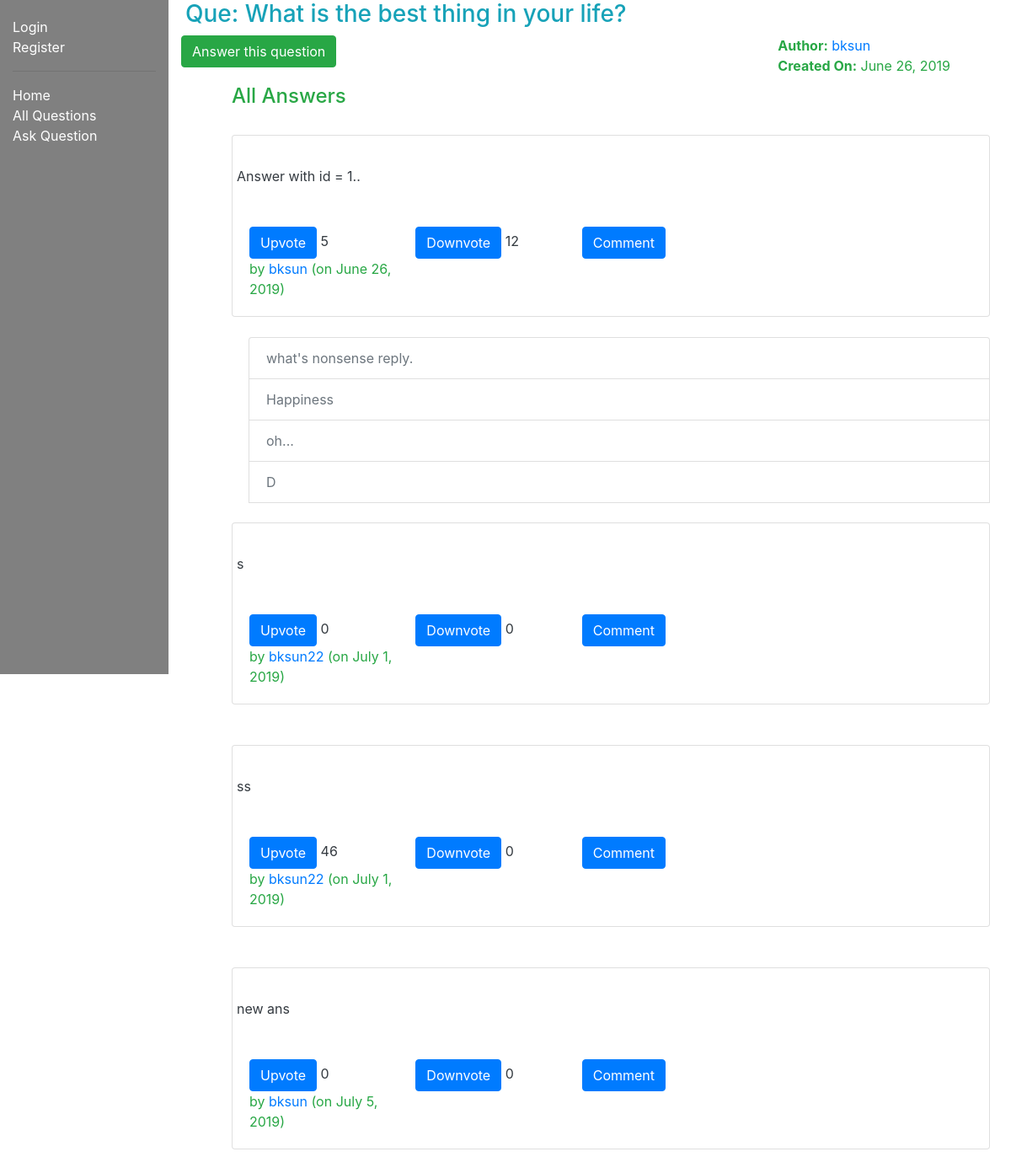
/myquora/question/1, run on an earlier commit of the app's database.
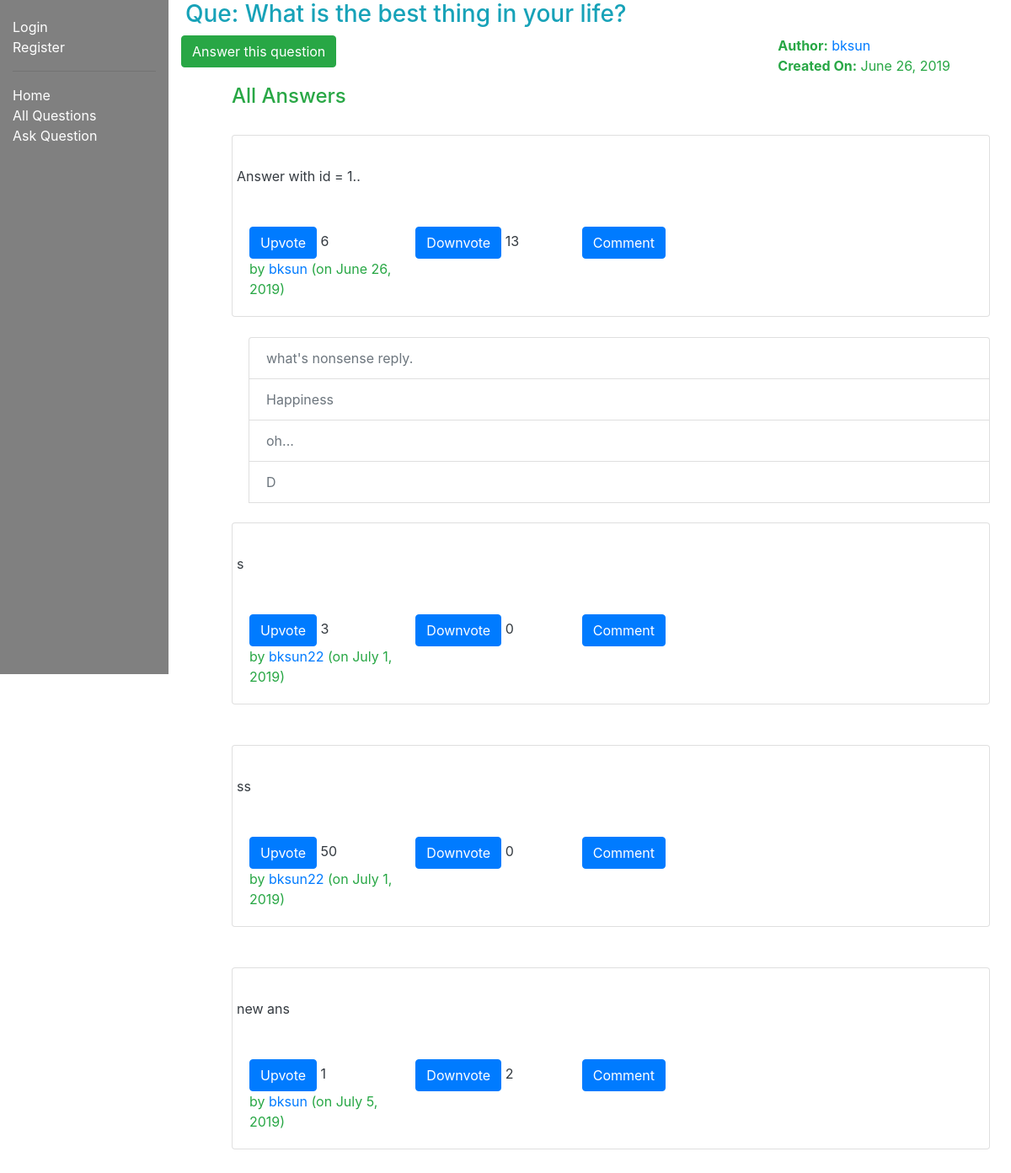
And on a later commit of the database.
### myquora/models.py (models this page shows, shortened)
class Question(models.Model):
    author = models.ForeignKey(Author, on_delete=models.SET_NULL, null=True)
    question_text = models.TextField(max_length=1000, help_text='Enter your question in brief')
    date_created = models.DateField(null=True, default=timezone.now())
    date_updated = models.DateField(null=True, default=timezone.now())

class Author(models.Model):
    user = models.ForeignKey(User, on_delete=models.CASCADE)
    email = models.EmailField(max_length=70, blank=True)
    date_created = models.DateField(null=True, default=timezone.now())
    credits = models.IntegerField(default=0)
    def get_absolute_url(self):
        return reverse('author-detail', args=[str(self.id)])
    def __str__(self):
        return f'{self.user.username}'

class Answer(models.Model):
    author = models.ForeignKey(Author, on_delete=models.SET_NULL, null=True)
    question = models.ForeignKey('Question', on_delete=models.SET_NULL, null=True)
    answer_text = models.TextField(max_length=2000, help_text='Write your answer here...')
    date_created = models.DateField(null=True, default=timezone.now())
    date_updated = models.DateField(null=True, default=timezone.now())
    upvote = models.IntegerField(default=0)
    downvote = models.IntegerField(default=0)
    views = models.IntegerField(default=0)

class Comment(models.Model):
    author = models.ForeignKey('Author', on_delete=models.SET_NULL, null=True)
    answer = models.ForeignKey('Answer', on_delete=models.SET_NULL, null=True)
    comment_text = models.TextField(max_length=1000, help_text='Enter your comment...')
    date_created = models.DateField(default=timezone.now())
    date_updated = models.DateField(default=timezone.now())
    def __str__(self):
        return f'{self.comment_text}'

### myquora/views.py (the view)
# urls.py: path('question/<int:pk>', views.QuestionDetailView.as_view(), name='question-detail'),
class QuestionDetailView(generic.DetailView):
    model = Question
    def get_context_data(self, **kwargs):
        context = super().get_context_data(**kwargs)
        question_id = self.kwargs['pk']
        question = Question.objects.get(id=question_id)
        answer_list = Answer.objects.filter(question=question)
        comment_dictionary = {
                ans.id: Comment.objects.filter(answer=ans) for ans in answer_list
            }
        context['answer_list'] = answer_list
        context['answer_url'] = '/myquora/question/'+str(question_id)+'/answer/'
        context['upvote_url'] = '/myquora/answer/upvote/'
        context['downvote_url'] = '/myquora/answer/downvote/'
        context['comment_dictionary'] = comment_dictionary
        return context

### myquora/templates/myquora/question_detail.html (shortened to what this page needs)
{% extends "base_generic.html" %}
{% block content %}
<div style="margin-left: 5px;" class="row text-info">
    <h3>Que: {{ question.question_text }} </h3>
</div>
  <div class="text-success">
    <div class="row">
        <div class="col">
          <form action = "{{answer_url}}" method = "GET" >
            <input type ="submit"  class="btn btn-success" role="button" value="Answer this question">
          </form>
        </div>
        <div class="col-5"></div>
        <div class="col">
          <strong>Author:</strong> <a href="{{ question.author.get_absolute_url }}">{{ question.author }}</a>
          <br>
          <strong>Created On:</strong> {{ question.date_created }}
        </div>
    </div>
  <div style="margin-left:20px;margin-top:10px; margin-right: 10px;">
    {% if answer_list %}
    <ul>
        <h4>All Answers</h4>
      {% for answer in answer_list %}
          <br>
          <div class="card">
            <div class="card-body">
              <p class="card-text">
                <div class="row text-dark">
            {{ answer.answer_text }}
          </div>
          <br>
          <br>
          <div class="row text-success">
              <div class="col">
                <form action="{{upvote_url}}{{answer.id}}" method="POST">
                  <input type="submit" value="Upvote" class="btn btn-primary">
                  <span class="text-dark">{{ answer.upvote }}</span>
                </form>
              </div>
            <div class="col">
                <form action="{{downvote_url}}{{answer.id}}" method="POST">
                  <input type="submit" value="Downvote" class="btn btn-primary">
                  <span class="text-dark">{{ answer.downvote }}</span>
                </form>
              </div>
            <div class="col">
                <form action="/myquora/answer/{{answer.id}}/comment/" method="GET">
                  <input type="submit" value="Comment" class="btn btn-primary">
                </form>
            </div>
            <div class="col-4">
            </div>
            <div class="col-3">
                  by <a href="{{ answer.author.get_absolute_url }}">{{answer.author}} </a>
                  (on {{answer.date_updated}})
            </div>
              </p>
            </div>
          </div>
 </div>
 <div style="margin-left: 20px;">
        <br>
        <ul class="list-group">
          {% for key, comment in comment_dictionary.items %}
            {% if key == answer.id %}
              {% if comment %}
                {% for comm in comment %}
                    <li class="list-group-item disabled">{{ comm }}</li>
                {% endfor %}
              {% endif %}
            {% endif %}
          {% endfor %}
        </div>
      {% endfor %}
    {% else %}
    <div class="text-danger">
        There are no answers for this question.
    </div>
    {% endif %}
  </div>
{% endblock %}

### myquora/templates/base_generic.html (shortened to what this page needs)
<!DOCTYPE html>
<html lang="en">
<head>
  <link rel="stylesheet" href="https://stackpath.bootstrapcdn.com/bootstrap/4.1.3/css/bootstrap.min.css">
  {% load static %}
  <link rel="stylesheet" href="{% static 'css/styles.css' %}">
</head>
<body>
  <div class="container-fluid">
    <div class="row">
      <div style="background: gray; height: 800px;" class="col-sm-2">
      {% block sidebar %}
        <ul class="sidebar-nav">
          {% if user.is_authenticated %}
            <li  style="text-decoration: none; color: white;"  >User: {{ user.get_username }}</li>
            <li><a  style="text-decoration: none; color: white;"  href="{% url 'logout'%}?next={{request.path}}">Logout</a></li>
          {% else %}
          <li><a style="text-decoration: none; color: white;"   href="{% url 'login'%}?next={{request.path}}">Login</a></li>
          <li><a style="text-decoration: none; color: white;"  href="{% url 'author-add'%}?next={{request.path}}">Register</a></li>
          {% endif %}
          <hr>
          <li><a style="text-decoration: none; color: white;"  href="{% url 'index' %}">Home</a></li>
          <li><a  style="text-decoration: none; color: white;"  href="{% url 'questions' %}">All Questions</a></li>
          <li><a style="text-decoration: none; color: white;"   href="{% url 'question-add' %}">Ask Question</a></li>
        </ul>
     {% endblock %}
      </div>
    <br>
    <br>
    <br>
    <div class="col-sm-10 ">
      {% block content %}
      {% endblock %}
</body>
</html>

### myquora/static/css/styles.css (style rules this page uses)
.sidebar-nav { margin-top: 20px; padding: 0; list-style: none; }

What changed in the data, as far as the page shows it:
changed Answer "Answer with id = 1..": upvote "5" → "6"; downvote "12" → "13"
changed Answer (number 2 of 4 on the later page): upvote "0" → "3"
changed Answer "ss": upvote "46" → "50"
changed Answer "new ans": upvote "0" → "1"; downvote "0" → "2"
